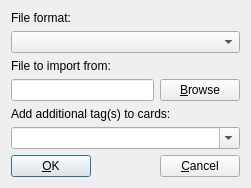
<?xml version="1.0" encoding="UTF-8"?>
<ui version="4.0">
 <class>ImportDlg</class>
 <widget class="QDialog" name="ImportDlg">
  <property name="geometry">
   <rect>
    <x>0</x>
    <y>0</y>
    <width>251</width>
    <height>185</height>
   </rect>
  </property>
  <property name="windowTitle">
   <string>Import from file</string>
  </property>
  <layout class="QGridLayout" name="gridLayout">
   <item row="0" column="0">
    <layout class="QVBoxLayout">
     <item>
      <widget class="QLabel" name="textLabel_5">
       <property name="text">
        <string>File format:</string>
       </property>
       <property name="wordWrap">
        <bool>false</bool>
       </property>
      </widget>
     </item>
     <item>
      <widget class="QComboBox" name="file_formats">
       <property name="editable">
        <bool>false</bool>
       </property>
       <property name="duplicatesEnabled">
        <bool>false</bool>
       </property>
      </widget>
     </item>
     <item>
      <widget class="QLabel" name="textLabel1">
       <property name="text">
        <string>File to import from:</string>
       </property>
       <property name="wordWrap">
        <bool>false</bool>
       </property>
      </widget>
     </item>
     <item>
      <layout class="QHBoxLayout">
       <item>
        <widget class="QLineEdit" name="filename_box"/>
       </item>
       <item>
        <widget class="QPushButton" name="browse_button">
         <property name="text">
          <string>&amp;Browse</string>
         </property>
        </widget>
       </item>
      </layout>
     </item>
     <item>
      <widget class="QLabel" name="textLabel2">
       <property name="text">
        <string>Add additional tag(s) to cards:</string>
       </property>
       <property name="wordWrap">
        <bool>false</bool>
       </property>
      </widget>
     </item>
     <item>
      <widget class="QComboBox" name="tags">
       <property name="editable">
        <bool>true</bool>
       </property>
       <property name="duplicatesEnabled">
        <bool>false</bool>
       </property>
      </widget>
     </item>
     <item>
      <layout class="QHBoxLayout">
       <item>
        <widget class="QPushButton" name="ok_button">
         <property name="text">
          <string>&amp;OK</string>
         </property>
         <property name="shortcut">
          <string>Alt+O</string>
         </property>
         <property name="default">
          <bool>true</bool>
         </property>
        </widget>
       </item>
       <item>
        <spacer name="spacer2">
         <property name="orientation">
          <enum>Qt::Horizontal</enum>
         </property>
         <property name="sizeType">
          <enum>QSizePolicy::Expanding</enum>
         </property>
         <property name="sizeHint" stdset="0">
          <size>
           <width>201</width>
           <height>20</height>
          </size>
         </property>
        </spacer>
       </item>
       <item>
        <widget class="QPushButton" name="cancel_button">
         <property name="text">
          <string>&amp;Cancel</string>
         </property>
         <property name="default">
          <bool>false</bool>
         </property>
        </widget>
       </item>
      </layout>
     </item>
    </layout>
   </item>
  </layout>
 </widget>
 <layoutdefault spacing="6" margin="11"/>
 <pixmapfunction>qPixmapFromMimeSource</pixmapfunction>
 <tabstops>
  <tabstop>filename_box</tabstop>
  <tabstop>browse_button</tabstop>
  <tabstop>file_formats</tabstop>
  <tabstop>tags</tabstop>
  <tabstop>ok_button</tabstop>
  <tabstop>cancel_button</tabstop>
 </tabstops>
 <resources/>
 <connections>
  <connection>
   <sender>cancel_button</sender>
   <signal>clicked()</signal>
   <receiver>ImportDlg</receiver>
   <slot>reject()</slot>
   <hints>
    <hint type="sourcelabel">
     <x>20</x>
     <y>20</y>
    </hint>
    <hint type="destinationlabel">
     <x>20</x>
     <y>20</y>
    </hint>
   </hints>
  </connection>
  <connection>
   <sender>browse_button</sender>
   <signal>clicked()</signal>
   <receiver>ImportDlg</receiver>
   <slot>browse()</slot>
   <hints>
    <hint type="sourcelabel">
     <x>250</x>
     <y>83</y>
    </hint>
    <hint type="destinationlabel">
     <x>145</x>
     <y>88</y>
    </hint>
   </hints>
  </connection>
  <connection>
   <sender>ok_button</sender>
   <signal>clicked()</signal>
   <receiver>ImportDlg</receiver>
   <slot>accept()</slot>
   <hints>
    <hint type="sourcelabel">
     <x>27</x>
     <y>159</y>
    </hint>
    <hint type="destinationlabel">
     <x>145</x>
     <y>88</y>
    </hint>
   </hints>
  </connection>
  <connection>
   <sender>file_formats</sender>
   <signal>currentIndexChanged(int)</signal>
   <receiver>ImportDlg</receiver>
   <slot>file_format_changed()</slot>
   <hints>
    <hint type="sourcelabel">
     <x>145</x>
     <y>35</y>
    </hint>
    <hint type="destinationlabel">
     <x>145</x>
     <y>88</y>
    </hint>
   </hints>
  </connection>
 </connections>
</ui>
